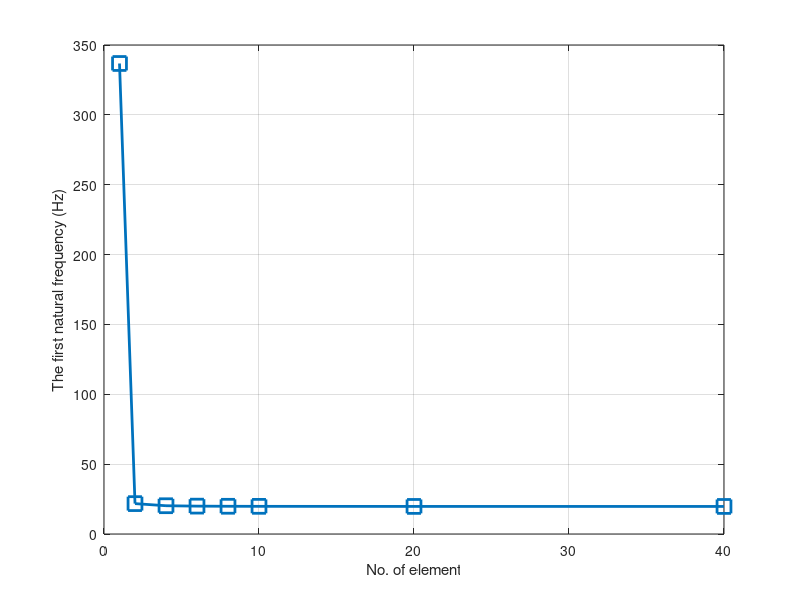

Write MATLAB code to recreate this figure.
y=[336.768
21.745
20.231
19.947
19.848
19.802
19.741
19.726];
x=[1
    2
4
6
8
10
20
40];
plot(x,y,'-s','MarkerSize',10,'LineWidth',2)
xlabel('No. of element')
grid on
ylabel('The first natural frequency (Hz)')